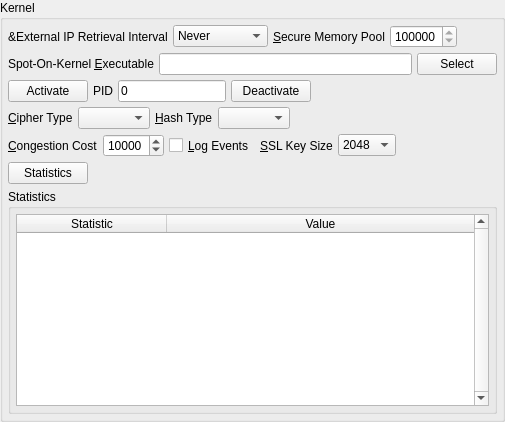
               <widget class="QGroupBox" name="kernelBox">
                <property name="title">
                 <string>Kernel</string>
                </property>
                <layout class="QVBoxLayout" name="verticalLayout_28">
                 <property name="spacing">
                  <number>5</number>
                 </property>
                 <property name="margin">
                  <number>5</number>
                 </property>
                 <item>
                  <layout class="QHBoxLayout" name="horizontalLayout_66">
                   <property name="spacing">
                    <number>5</number>
                   </property>
                   <item>
                    <widget class="QLabel" name="label_67">
                     <property name="text">
                      <string>&amp;External IP Retrieval Interval</string>
                     </property>
                     <property name="buddy">
                      <cstring>guiExternalIpFetch</cstring>
                     </property>
                    </widget>
                   </item>
                   <item>
                    <widget class="QComboBox" name="kernelExternalIpFetch">
                     <property name="currentIndex">
                      <number>2</number>
                     </property>
                     <property name="sizeAdjustPolicy">
                      <enum>QComboBox::AdjustToContents</enum>
                     </property>
                     <item>
                      <property name="text">
                       <string>30 Seconds</string>
                      </property>
                     </item>
                     <item>
                      <property name="text">
                       <string>60 Seconds</string>
                      </property>
                     </item>
                     <item>
                      <property name="text">
                       <string>Never</string>
                      </property>
                     </item>
                    </widget>
                   </item>
                   <item>
                    <widget class="QLabel" name="label_68">
                     <property name="text">
                      <string>&amp;Secure Memory Pool</string>
                     </property>
                     <property name="buddy">
                      <cstring>kernelSecureMemoryPool</cstring>
                     </property>
                    </widget>
                   </item>
                   <item>
                    <widget class="QSpinBox" name="kernelSecureMemoryPool">
                     <property name="minimum">
                      <number>131072</number>
                     </property>
                     <property name="maximum">
                      <number>999999999</number>
                     </property>
                     <property name="value">
                      <number>262144</number>
                     </property>
                    </widget>
                   </item>
                   <item>
                    <spacer name="horizontalSpacer_53">
                     <property name="orientation">
                      <enum>Qt::Horizontal</enum>
                     </property>
                     <property name="sizeHint" stdset="0">
                      <size>
                       <width>40</width>
                       <height>20</height>
                      </size>
                     </property>
                    </spacer>
                   </item>
                  </layout>
                 </item>
                 <item>
                  <layout class="QHBoxLayout" name="horizontalLayout_58">
                   <property name="spacing">
                    <number>5</number>
                   </property>
                   <item>
                    <widget class="QLabel" name="label_18">
                     <property name="text">
                      <string>Spot-On-Kernel &amp;Executable</string>
                     </property>
                     <property name="buddy">
                      <cstring>kernelPath</cstring>
                     </property>
                    </widget>
                   </item>
                   <item>
                    <widget class="QLineEdit" name="kernelPath"/>
                   </item>
                   <item>
                    <widget class="QPushButton" name="selectKernelPath">
                     <property name="text">
                      <string>Select</string>
                     </property>
                    </widget>
                   </item>
                  </layout>
                 </item>
                 <item>
                  <layout class="QHBoxLayout" name="horizontalLayout_15">
                   <property name="spacing">
                    <number>5</number>
                   </property>
                   <item>
                    <widget class="QPushButton" name="activateKernel">
                     <property name="text">
                      <string>Activate</string>
                     </property>
                    </widget>
                   </item>
                   <item>
                    <widget class="QLabel" name="label_17">
                     <property name="sizePolicy">
                      <sizepolicy hsizetype="Fixed" vsizetype="Preferred">
                       <horstretch>0</horstretch>
                       <verstretch>0</verstretch>
                      </sizepolicy>
                     </property>
                     <property name="text">
                      <string>PID</string>
                     </property>
                    </widget>
                   </item>
                   <item>
                    <widget class="QLineEdit" name="pid">
                     <property name="sizePolicy">
                      <sizepolicy hsizetype="Fixed" vsizetype="Fixed">
                       <horstretch>0</horstretch>
                       <verstretch>0</verstretch>
                      </sizepolicy>
                     </property>
                     <property name="text">
                      <string>0</string>
                     </property>
                     <property name="readOnly">
                      <bool>true</bool>
                     </property>
                    </widget>
                   </item>
                   <item>
                    <widget class="QPushButton" name="deactivateKernel">
                     <property name="text">
                      <string>Deactivate</string>
                     </property>
                    </widget>
                   </item>
                   <item>
                    <spacer name="horizontalSpacer_42">
                     <property name="orientation">
                      <enum>Qt::Horizontal</enum>
                     </property>
                     <property name="sizeHint" stdset="0">
                      <size>
                       <width>40</width>
                       <height>20</height>
                      </size>
                     </property>
                    </spacer>
                   </item>
                  </layout>
                 </item>
                 <item>
                  <layout class="QHBoxLayout" name="horizontalLayout_83">
                   <property name="spacing">
                    <number>5</number>
                   </property>
                   <item>
                    <widget class="QLabel" name="label_42">
                     <property name="text">
                      <string>&amp;Cipher Type</string>
                     </property>
                     <property name="buddy">
                      <cstring>kernelCipherType</cstring>
                     </property>
                    </widget>
                   </item>
                   <item>
                    <widget class="QComboBox" name="kernelCipherType">
                     <property name="sizeAdjustPolicy">
                      <enum>QComboBox::AdjustToContents</enum>
                     </property>
                    </widget>
                   </item>
                   <item>
                    <widget class="QLabel" name="label_87">
                     <property name="text">
                      <string>&amp;Hash Type</string>
                     </property>
                     <property name="buddy">
                      <cstring>kernelHashType</cstring>
                     </property>
                    </widget>
                   </item>
                   <item>
                    <widget class="QComboBox" name="kernelHashType">
                     <property name="sizeAdjustPolicy">
                      <enum>QComboBox::AdjustToContents</enum>
                     </property>
                    </widget>
                   </item>
                   <item>
                    <spacer name="horizontalSpacer_67">
                     <property name="orientation">
                      <enum>Qt::Horizontal</enum>
                     </property>
                     <property name="sizeHint" stdset="0">
                      <size>
                       <width>40</width>
                       <height>20</height>
                      </size>
                     </property>
                    </spacer>
                   </item>
                  </layout>
                 </item>
                 <item>
                  <layout class="QHBoxLayout" name="horizontalLayout_23">
                   <property name="spacing">
                    <number>5</number>
                   </property>
                   <item>
                    <widget class="QLabel" name="label_73">
                     <property name="text">
                      <string>&amp;Congestion Cost</string>
                     </property>
                     <property name="buddy">
                      <cstring>cost</cstring>
                     </property>
                    </widget>
                   </item>
                   <item>
                    <widget class="QSpinBox" name="cost">
                     <property name="minimum">
                      <number>1000</number>
                     </property>
                     <property name="maximum">
                      <number>65536</number>
                     </property>
                     <property name="value">
                      <number>10000</number>
                     </property>
                    </widget>
                   </item>
                   <item>
                    <widget class="QCheckBox" name="kernelLogEvents">
                     <property name="sizePolicy">
                      <sizepolicy hsizetype="Minimum" vsizetype="Preferred">
                       <horstretch>0</horstretch>
                       <verstretch>0</verstretch>
                      </sizepolicy>
                     </property>
                     <property name="text">
                      <string>&amp;Log Events</string>
                     </property>
                    </widget>
                   </item>
                   <item>
                    <widget class="QLabel" name="label_34">
                     <property name="text">
                      <string>&amp;SSL Key Size</string>
                     </property>
                     <property name="buddy">
                      <cstring>kernelKeySize</cstring>
                     </property>
                    </widget>
                   </item>
                   <item>
                    <widget class="QComboBox" name="kernelKeySize">
                     <property name="currentIndex">
                      <number>0</number>
                     </property>
                     <property name="sizeAdjustPolicy">
                      <enum>QComboBox::AdjustToContents</enum>
                     </property>
                     <item>
                      <property name="text">
                       <string>2048</string>
                      </property>
                     </item>
                     <item>
                      <property name="text">
                       <string>3072</string>
                      </property>
                     </item>
                     <item>
                      <property name="text">
                       <string>4096</string>
                      </property>
                     </item>
                     <item>
                      <property name="text">
                       <string>8192</string>
                      </property>
                     </item>
                    </widget>
                   </item>
                   <item>
                    <spacer name="horizontalSpacer_30">
                     <property name="orientation">
                      <enum>Qt::Horizontal</enum>
                     </property>
                     <property name="sizeHint" stdset="0">
                      <size>
                       <width>40</width>
                       <height>20</height>
                      </size>
                     </property>
                    </spacer>
                   </item>
                  </layout>
                 </item>
                 <item>
                  <layout class="QHBoxLayout" name="horizontalLayout_11">
                   <property name="spacing">
                    <number>5</number>
                   </property>
                   <item>
                    <widget class="QPushButton" name="showStatistics">
                     <property name="text">
                      <string>Statistics</string>
                     </property>
                     <property name="checkable">
                      <bool>true</bool>
                     </property>
                    </widget>
                   </item>
                   <item>
                    <spacer name="horizontalSpacer_26">
                     <property name="orientation">
                      <enum>Qt::Horizontal</enum>
                     </property>
                     <property name="sizeHint" stdset="0">
                      <size>
                       <width>40</width>
                       <height>20</height>
                      </size>
                     </property>
                    </spacer>
                   </item>
                  </layout>
                 </item>
                 <item>
                  <widget class="QGroupBox" name="statisticsBox">
                   <property name="title">
                    <string>Statistics</string>
                   </property>
                   <layout class="QVBoxLayout" name="verticalLayout_66">
                    <property name="spacing">
                     <number>5</number>
                    </property>
                    <property name="margin">
                     <number>5</number>
                    </property>
                    <item>
                     <widget class="QTableWidget" name="kernelStatistics">
                      <property name="verticalScrollBarPolicy">
                       <enum>Qt::ScrollBarAlwaysOn</enum>
                      </property>
                      <property name="alternatingRowColors">
                       <bool>true</bool>
                      </property>
                      <property name="selectionMode">
                       <enum>QAbstractItemView::SingleSelection</enum>
                      </property>
                      <property name="selectionBehavior">
                       <enum>QAbstractItemView::SelectRows</enum>
                      </property>
                      <property name="horizontalScrollMode">
                       <enum>QAbstractItemView::ScrollPerPixel</enum>
                      </property>
                      <property name="sortingEnabled">
                       <bool>true</bool>
                      </property>
                      <attribute name="horizontalHeaderDefaultSectionSize">
                       <number>150</number>
                      </attribute>
                      <attribute name="horizontalHeaderStretchLastSection">
                       <bool>true</bool>
                      </attribute>
                      <column>
                       <property name="text">
                        <string>Statistic</string>
                       </property>
                      </column>
                      <column>
                       <property name="text">
                        <string>Value</string>
                       </property>
                      </column>
                     </widget>
                    </item>
                   </layout>
                  </widget>
                 </item>
                </layout>
               </widget>
